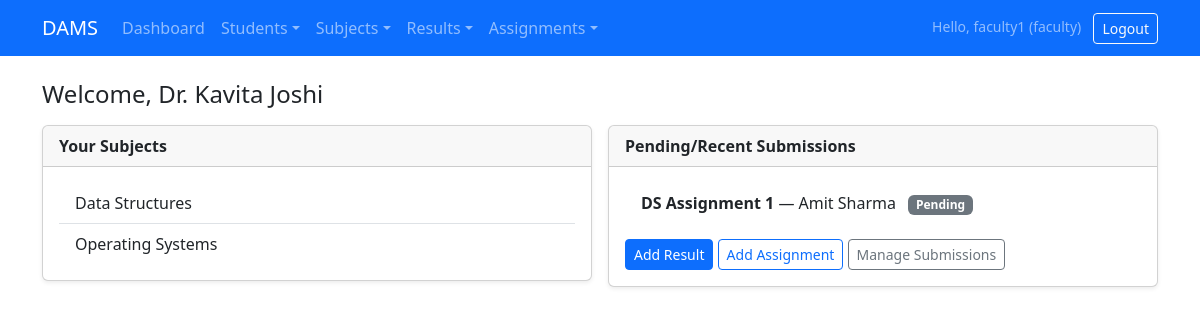
Page /pages/dashboard_faculty.php (signed in) on the committed database.
### tables this page shows
CREATE TABLE faculty (
    id INT AUTO_INCREMENT PRIMARY KEY,
    name VARCHAR(100) NOT NULL,
    department VARCHAR(100) NOT NULL,
    username VARCHAR(50) UNIQUE
);

CREATE TABLE subjects (
    id INT AUTO_INCREMENT PRIMARY KEY,
    subject_name VARCHAR(100) NOT NULL,
    faculty_id INT,
    FOREIGN KEY (faculty_id) REFERENCES faculty(id)
);

CREATE TABLE submissions (
    id INT AUTO_INCREMENT PRIMARY KEY,
    assignment_id INT NOT NULL,
    student_id INT NOT NULL,
    file_path VARCHAR(255),
    submitted_at TIMESTAMP DEFAULT CURRENT_TIMESTAMP,
    status ENUM('Pending','Approved') DEFAULT 'Pending',
    FOREIGN KEY (assignment_id) REFERENCES assignments(id),
    FOREIGN KEY (student_id) REFERENCES students(id)
);

CREATE TABLE assignments (
    id INT AUTO_INCREMENT PRIMARY KEY,
    title VARCHAR(200) NOT NULL,
    description TEXT,
    subject_id INT,
    due_date DATE,
    created_at TIMESTAMP DEFAULT CURRENT_TIMESTAMP,
    FOREIGN KEY (subject_id) REFERENCES subjects(id)
);

CREATE TABLE students (
    id INT AUTO_INCREMENT PRIMARY KEY,
    name VARCHAR(100) NOT NULL,
    roll VARCHAR(50) UNIQUE NOT NULL,
    course VARCHAR(100) NOT NULL
);

### pages/dashboard_faculty.php (the view, shortened to what this page needs)
<?php
require_once __DIR__ . '/../config/db.php';
require_once __DIR__ . '/../includes/header.php';
require_once __DIR__ . '/../includes/navbar.php';
$uname = $_SESSION['user']['username'];
$fac = $conn->prepare("SELECT id, name FROM faculty WHERE username=? LIMIT 1");
$fac->bind_param('s',$uname);
$fac->execute();
$faculty = $fac->get_result()->fetch_assoc();
$subjects = $conn->query("SELECT id, subject_name FROM subjects WHERE faculty_id=". (int)($faculty['id']??0) ." ORDER BY subject_name");
$pendingSQL = "SELECT sub.id, a.title, s.name AS student, sub.status
               FROM submissions sub
               JOIN assignments a ON sub.assignment_id=a.id
               JOIN students s ON sub.student_id=s.id
               WHERE sub.status <> 'Approved'
               ORDER BY sub.id DESC LIMIT 10";
$pending = $conn->query($pendingSQL);
?>
<div class="container py-4">
  <h4 class="mb-3">Welcome, <?= htmlspecialchars($faculty['name'] ?? $uname) ?></h4>
  <div class="row g-3">
    <div class="col-md-6">
      <div class="card shadow-sm">
        <div class="card-header fw-bold">Your Subjects</div>
        <div class="card-body">
          <ul class="list-group list-group-flush">
            <?php if($subjects && $subjects->num_rows): while($s=$subjects->fetch_assoc()): ?>
              <li class="list-group-item"><?= htmlspecialchars($s['subject_name']) ?></li>
            <?php endwhile; else: ?>
              <li class="list-group-item">No subjects assigned yet.</li>
            <?php endif; ?>
          </ul>
        </div>
      </div>
    </div>
    <div class="col-md-6">
      <div class="card shadow-sm">
        <div class="card-header fw-bold">Pending/Recent Submissions</div>
        <div class="card-body">
          <ul class="list-group list-group-flush">
            <?php if($pending && $pending->num_rows): while($p=$pending->fetch_assoc()): ?>
              <li class="list-group-item">
                <strong><?= htmlspecialchars($p['title']) ?></strong>
                — <?= htmlspecialchars($p['student']) ?>
                <span class="badge bg-secondary ms-2"><?= htmlspecialchars($p['status']) ?></span>
              </li>
            <?php endwhile; else: ?>
              <li class="list-group-item">No submissions pending.</li>
            <?php endif; ?>
          </ul>
          <div class="mt-3">
            <a href="/dams/pages/results/add.php" class="btn btn-sm btn-primary">Add Result</a>
            <a href="/dams/pages/assignments/add.php" class="btn btn-sm btn-outline-primary">Add Assignment</a>
            <a href="/dams/pages/assignments/submissions.php" class="btn btn-sm btn-outline-secondary">Manage Submissions</a>
          </div>
        </div>
      </div>
    </div>
  </div>
</div>
<?php require_once __DIR__ . '/../includes/footer.php'; ?>

### assets/css/style.css (style rules this page uses)
body { min-height: 100vh; }

### rows in the picture
faculty: name "Dr. Kavita Joshi"
subjects: subject_name "Data Structures"
subjects: subject_name "Operating Systems"
submissions: assignment.title "DS Assignment 1", student.name "Amit Sharma", status "Pending"

### other values in the picture
$_SESSION['user']['username'] "faculty1"
$role "faculty"
